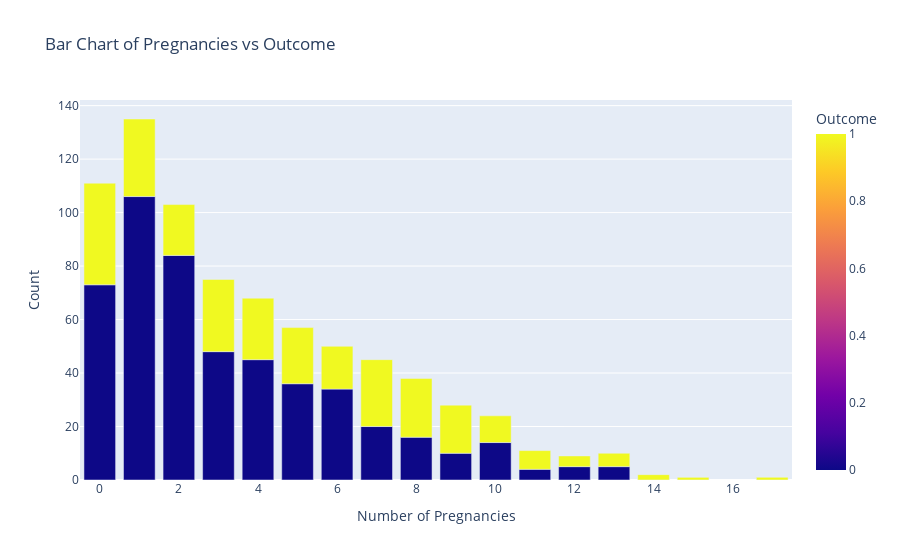

Notebook cell for this chart:
### Code cell
import pandas as pd
import plotly.express as px


count_data = df.groupby(['Pregnancies', 'Outcome']).size().reset_index(name='Count')

# Plot using Plotly
fig = px.bar(count_data, x='Pregnancies', y='Count', color='Outcome', 
             labels={'Pregnancies': 'Number of Pregnancies', 'Count': 'Count', 'Outcome': 'Outcome'},
             title="Bar Chart of Pregnancies vs Outcome")

# Show the plot
fig.show()

### Figure 1 — Plotly figure (JSON) as saved in the notebook; plotly's stock layout.template omitted (floating-point values rounded to 4 significant figures)
{"data": [{"alignmentgroup": "True", "hovertemplate": "Number of Pregnancies=%{x}<br>Count=%{y}<br>Outcome=%{marker.color}<extra></extra>", "legendgroup": "", "marker": {"color": [0, 1, 0, 1, 0, 1, 0, 1, 0, 1, 0, 1, 0, 1, 0, 1, 0, 1, 0, 1, 0, 1, 0, 1, 0, 1, 0, 1, 1, 1, 1], "coloraxis": "coloraxis", "pattern": {"shape": ""}}, "name": "", "offsetgroup": "", "orientation": "v", "showlegend": false, "textposition": "auto", "type": "bar", "x": [0, 0, 1, 1, 2, 2, 3, 3, 4, 4, 5, 5, 6, 6, 7, 7, 8, 8, 9, 9, 10, 10, 11, 11, 12, 12, 13, 13, 14, 15, 17], "xaxis": "x", "y": [73, 38, 106, 29, 84, 19, 48, 27, 45, 23, 36, 21, 34, 16, 20, 25, 16, 22, 10, 18, 14, 10, 4, 7, 5, 4, 5, 5, 2, 1, 1], "yaxis": "y"}], "layout": {"barmode": "relative", "coloraxis": {"colorbar": {"title": {"text": "Outcome"}}, "colorscale": [[0, "#0d0887"], [0.1111, "#46039f"], [0.2222, "#7201a8"], [0.3333, "#9c179e"], [0.4444, "#bd3786"], [0.5556, "#d8576b"], [0.6667, "#ed7953"], [0.7778, "#fb9f3a"], [0.8889, "#fdca26"], [1, "#f0f921"]]}, "legend": {"tracegroupgap": 0}, "title": {"text": "Bar Chart of Pregnancies vs Outcome"}, "xaxis": {"anchor": "y", "domain": [0, 1], "title": {"text": "Number of Pregnancies"}}, "yaxis": {"anchor": "x", "domain": [0, 1], "title": {"text": "Count"}}}}
